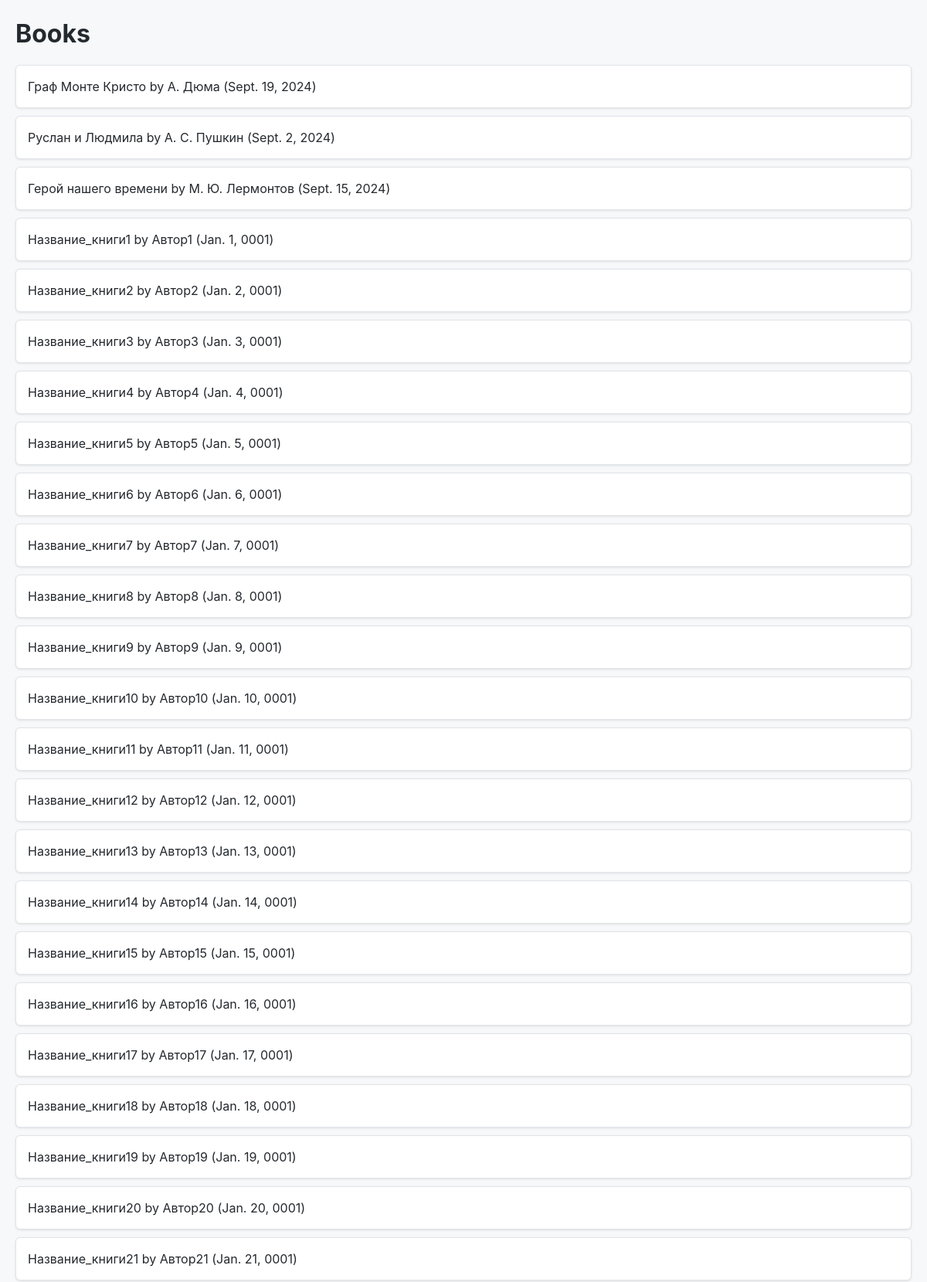
/book/ (upper part), run on the app's committed database.
### books/models.py (models this page shows, shortened)
class Book(models.Model):
    title = models.CharField(max_length=100)
    author = models.CharField(max_length=100)
    published_date = models.DateField()

### books/views.py (the view)
# urls.py: path('book/', views.book_list, name='book_list'),
def book_list(request):
    try:
        books = Book.objects.all()
        logger.info(f'Выведено {books.count()} книг')
    except Exception as e:
        logger.error(f'Ошибка получения списка кнги {e}')
        books = []
    return render(request, 'book_list.html', {'books': books})

### books/templates/book_list.html (shortened to what this page needs)
<!DOCTYPE html>
<html>
<head>
    {% load static %}
    <link rel="stylesheet" href="{% static 'books/style.css' %}" type="text/css">
</head>
<body>
    <h1>Books</h1>
    <ul>
        {% for book in books %}
            <li>{{ book.title }} by {{ book.author }} ({{ book.published_date }})</li>
        {% endfor %}
    </ul>
</body>
</html>

### books/static/books/style.css (style rules this page uses)
body { font-family: -apple-system, BlinkMacSystemFont, 'Segoe UI', Roboto, 'Helvetica Neue', Arial, sans-serif; line-height: 1.5; color: #24292e; background-color: #f6f8fa; margin: 0; padding: 20px; }
h1, h2, h3, h4, h5, h6 { margin-top: 0; margin-bottom: 0.5em; }
ul { list-style-type: none; padding: 0; }
li { background-color: #ffffff; border: 1px solid #e1e4e8; border-radius: 6px; padding: 15px; margin-bottom: 10px; box-shadow: 0 1px 3px rgba(0,0,0,0.1); }

### data on the page
Book: title "Граф Монте Кристо", author "А. Дюма", published_date "Sept. 19, 2024"
Book: title "Руслан и Людмила", author "А. С. Пушкин", published_date "Sept. 2, 2024"
Book: title "Герой нашего времени", author "М. Ю. Лермонтов", published_date "Sept. 15, 2024"
Book: title "Название_книги1", author "Автор1", published_date "Jan. 1, 0001"
Book: title "Название_книги2", author "Автор2", published_date "Jan. 2, 0001"
Book: title "Название_книги3", author "Автор3", published_date "Jan. 3, 0001"
Book: title "Название_книги4", author "Автор4", published_date "Jan. 4, 0001"
Book: title "Название_книги5", author "Автор5", published_date "Jan. 5, 0001"
Book: title "Название_книги6", author "Автор6", published_date "Jan. 6, 0001"
Book: title "Название_книги7", author "Автор7", published_date "Jan. 7, 0001"
Book: title "Название_книги8", author "Автор8", published_date "Jan. 8, 0001"
Book: title "Название_книги9", author "Автор9", published_date "Jan. 9, 0001"
Book: title "Название_книги10", author "Автор10", published_date "Jan. 10, 0001"
Book: title "Название_книги11", author "Автор11", published_date "Jan. 11, 0001"
Book: title "Название_книги12", author "Автор12", published_date "Jan. 12, 0001"
Book: title "Название_книги13", author "Автор13", published_date "Jan. 13, 0001"
Book: title "Название_книги14", author "Автор14", published_date "Jan. 14, 0001"
Book: title "Название_книги15", author "Автор15", published_date "Jan. 15, 0001"
Book: title "Название_книги16", author "Автор16", published_date "Jan. 16, 0001"
Book: title "Название_книги17", author "Автор17", published_date "Jan. 17, 0001"
Book: title "Название_книги18", author "Автор18", published_date "Jan. 18, 0001"
Book: title "Название_книги19", author "Автор19", published_date "Jan. 19, 0001"
Book: title "Название_книги20", author "Автор20", published_date "Jan. 20, 0001"
Book: title "Название_книги21", author "Автор21", published_date "Jan. 21, 0001"
